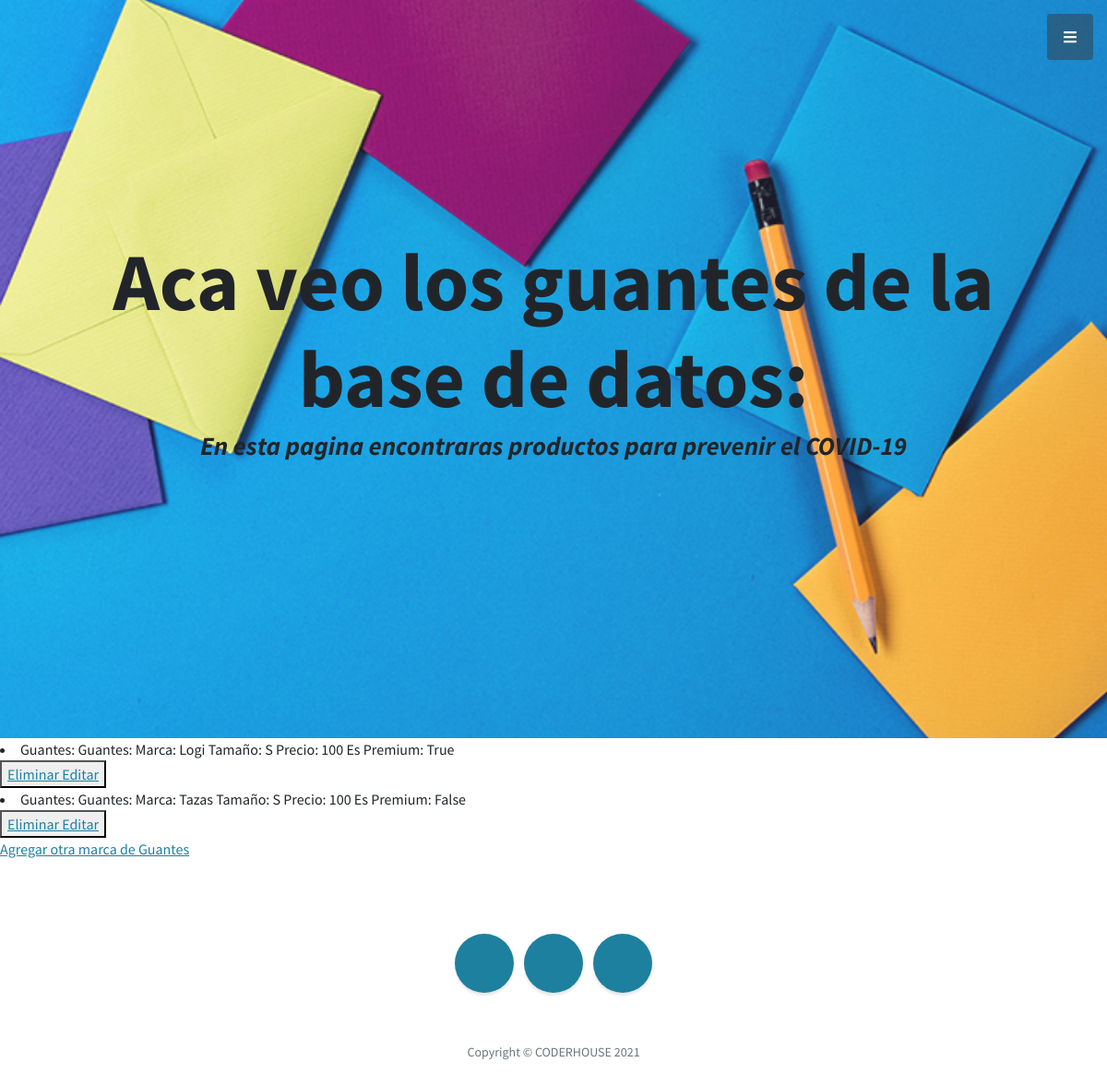
/AppCovid/leerGuantes (signed in), run on the app's committed database.
### AppCovid/models.py (models this page shows)
class Guantes(models.Model):
    marca= models.CharField(max_length=40)
    tamanio= models.CharField(max_length=20)
    precio= models.IntegerField()
    esPremium = models.BooleanField(null=True)
    def __str__(self):
        return f"Guantes: Marca: {self.marca} Tamaño: {self.tamanio} Precio: {self.precio} Es Premium: {self.esPremium} "

### AppCovid/views.py (the view)
# urls.py: path("leerGuantes",views.leerGuantes, name= "LeerGuantes"),
@login_required
def leerGuantes(request):
    guante= Guantes.objects.all()
    diccionario1= {"guante": guante}
    return render(request, "AppCovid/leerGuantes.html",diccionario1)

### AppCovid/templates/AppCovid/leerGuantes.html
{% extends "AppCovid/padre.html" %}
{% load static %}
        {% block contenido2 %}
            <h1 class="mb-1">Aca veo los guantes de la base de datos: </h1>
        {% endblock %}
        {% block contenido %}
            {% for g in guante %}
                <li>Guantes:  {{ g }}  </li>
                <button>
                    <a href="{% url 'EliminarGuante' g.marca %}"> Eliminar </a>
                    <a href="{% url 'EditarGuante' g.marca %}"> Editar </a>
                </button>
                <br>
            {% endfor %}
            <a href="guantesFormulario"> Agregar otra marca de Guantes </a>
        {% endblock %}

### data on the page
Guantes: marca+tamanio+precio "Guantes: Marca: Logi Tamaño: S Precio: 100 Es Premium: True"
Guantes: marca+tamanio+precio "Guantes: Marca: Tazas Tamaño: S Precio: 100 Es Premium: False"
